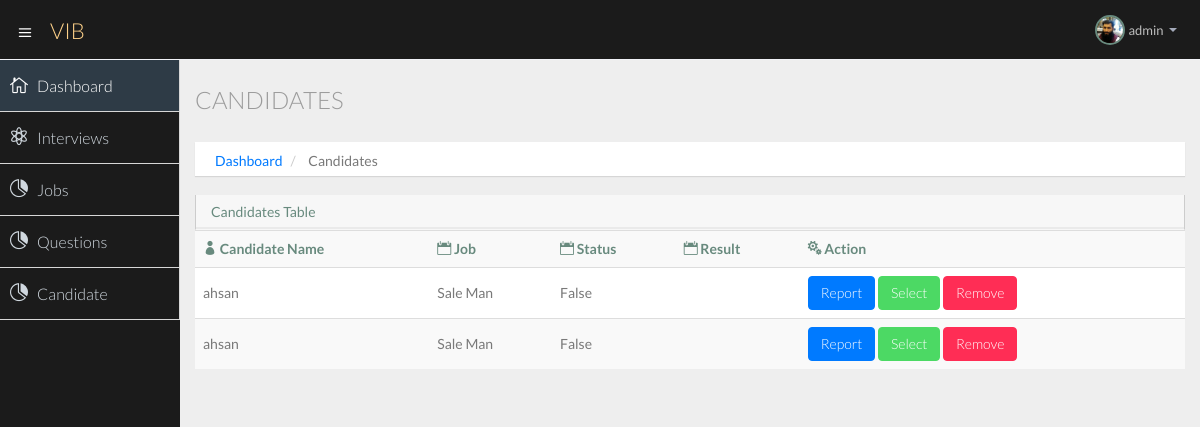
Page /company/candidate/ (signed in) on the earlier database version.
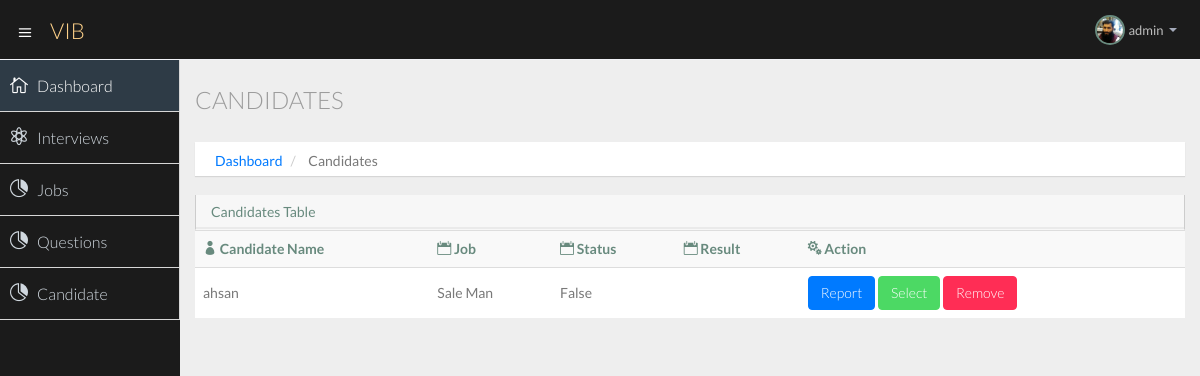
Same page on the later database version.
### company/models.py (models this page shows, shortened)
class Interview(models.Model):
    id = models.AutoField(primary_key=True)
    user = models.ForeignKey(User, on_delete=models.CASCADE)
    job = models.ForeignKey(Jobs, on_delete=models.CASCADE)
    company_user_id = models.IntegerField()
    applidejob_id = models.IntegerField()
    schduele_time = models.DateTimeField((""), auto_now=False, auto_now_add=False)
    apply_date = models.DateTimeField(auto_now_add=True, blank=True)
    date = models.DateField()
    time = models.TimeField()
    interview_status =models.BooleanField(default=False)
    confirm_status =models.BooleanField(default=False)
    video_link = models.CharField(max_length=200)
    result = models.CharField(max_length=200)

class Jobs(models.Model):
    id = models.AutoField(primary_key=True)
    user = models.ForeignKey(User, on_delete=models.CASCADE)
    job_title = models.CharField(max_length=200)
    job_discription = models.CharField(max_length=800)
    pos_tdate = models.DateTimeField(auto_now_add=True, blank=True)
    job_status =models.BooleanField(default=True)

### company/views.py (the view)
# urls.py: path('company/candidate/', views.candidate, name='candidate'),
def candidate(request):
    user = User.objects.get(username=request.user.username)
    userid = user.id
    candidates = Interview.objects.filter(company_user_id=userid)
    context = {'candidates':candidates}
    return render(request, 'company/candidate.html',context)

### templates/company/candidate.html (shortened to what this page needs)
{% extends 'company/basic.html' %}
{% block body %}
{% load static %}
    <section id="main-content">
      <section class="wrapper">
        <div class="row">
          <div class="col-lg-12">
            <h3 class="page-header"> Candidates</h3>
            <ol class="breadcrumb">
              <li><a        href="/company/dashboard">Dashboard</a></li>
              <li>Candidates</li>
            </ol>
          </div>
        </div>
        <div class="row">
          <div class="col-lg-12">
            <section class="panel">
              <header class="panel-heading">
                Candidates Table
              </header>
              <table class="table table-striped table-advance table-hover">
                <tbody>
                  <tr>
                    <th><i class="icon_profile"></i> Candidate Name</th>
                    <th><i class="icon_calendar"></i> Job</th>
                    <th><i class="icon_calendar"></i> Status</th>
                    <th><i class="icon_calendar"></i> Result</th>
                    <th><i class="icon_cogs"></i> Action</th>
                  </tr>
                  {% if candidates %}
              {% for candidate in candidates %}
                  <tr>
                    <td>{{candidate.user.username}}</td>
                    <td>{{candidate.job.job_title}}</td>
                    <td>{{candidate.interview_status}}</td>
                    <td>{{candidate.result}}</td>
                    <td>
                      <div class="">
                        <a class="btn btn-primary" href="#">Report</a>
                        <a class="btn btn-success" href="#">Select</a>
                        <a class="btn btn-danger" href="#">Remove</a>
                      </div>
                    </td>
                  </tr>
                  {% endfor %}
              {% else %}
              <tr>
                <td class="text-center">no record found.</td>
              </tr>
              {% endif %}
                </tbody>
              </table>
            </section>
          </div>
        </div>
      </section>
    </section>
{% endblock body %}

Differences in the rows shown:
removed Interview: user.username "ahsan", job.job_title "Sale Man", interview_status "False"
